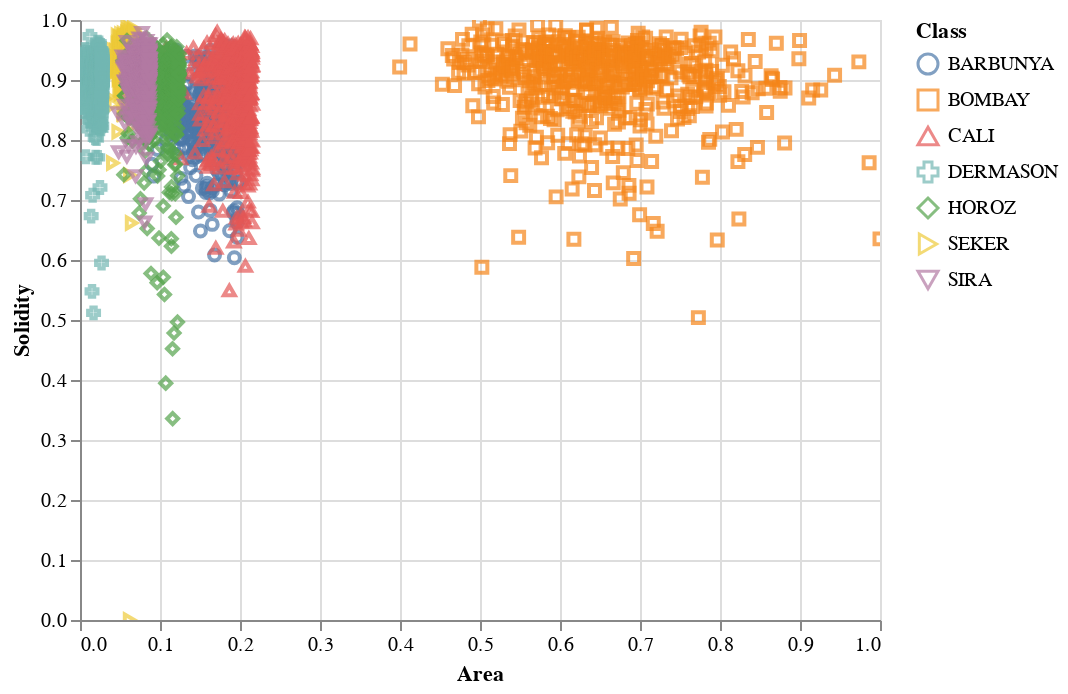

Here is the notebook cell this chart was saved with:
### Code cell
alt.Chart(df_min_max_scaled).mark_point().encode(
    x='Area:Q',
    y='Solidity:Q',
    color='Class:N',
    shape='Class:N',
    tooltip = [alt.Tooltip('Class'),
               alt.Tooltip('Solidity'),
               alt.Tooltip('Area')
              ]
).interactive()
# Represented in a format as that of our prototype. 
# As stated in class perform one of the prototype

### Figure 1 — Vega-Lite specification as saved in the notebook (floating-point values rounded to 4 significant figures; data arrays with more than 128 entries replaced by an {"elided": "..."} marker saying what was removed)
{"config": {"view": {"continuousWidth": 400, "continuousHeight": 300}}, "data": {"name": "data-58a858adf2ae4da6b67e5347fa4e85c4"}, "mark": "point", "encoding": {"color": {"field": "Class", "type": "nominal"}, "shape": {"field": "Class", "type": "nominal"}, "tooltip": [{"field": "Class", "type": "nominal"}, {"field": "Solidity", "type": "quantitative"}, {"field": "Area", "type": "quantitative"}], "x": {"field": "Area", "type": "quantitative"}, "y": {"field": "Solidity", "type": "quantitative"}}, "selection": {"selector001": {"type": "interval", "bind": "scales", "encodings": ["x", "y"]}}, "$schema": "https://vega.github.io/schema/vega-lite/v4.17.0.json", "datasets": {"data-58a858adf2ae4da6b67e5347fa4e85c4": {"elided": "3654 records"}}}
